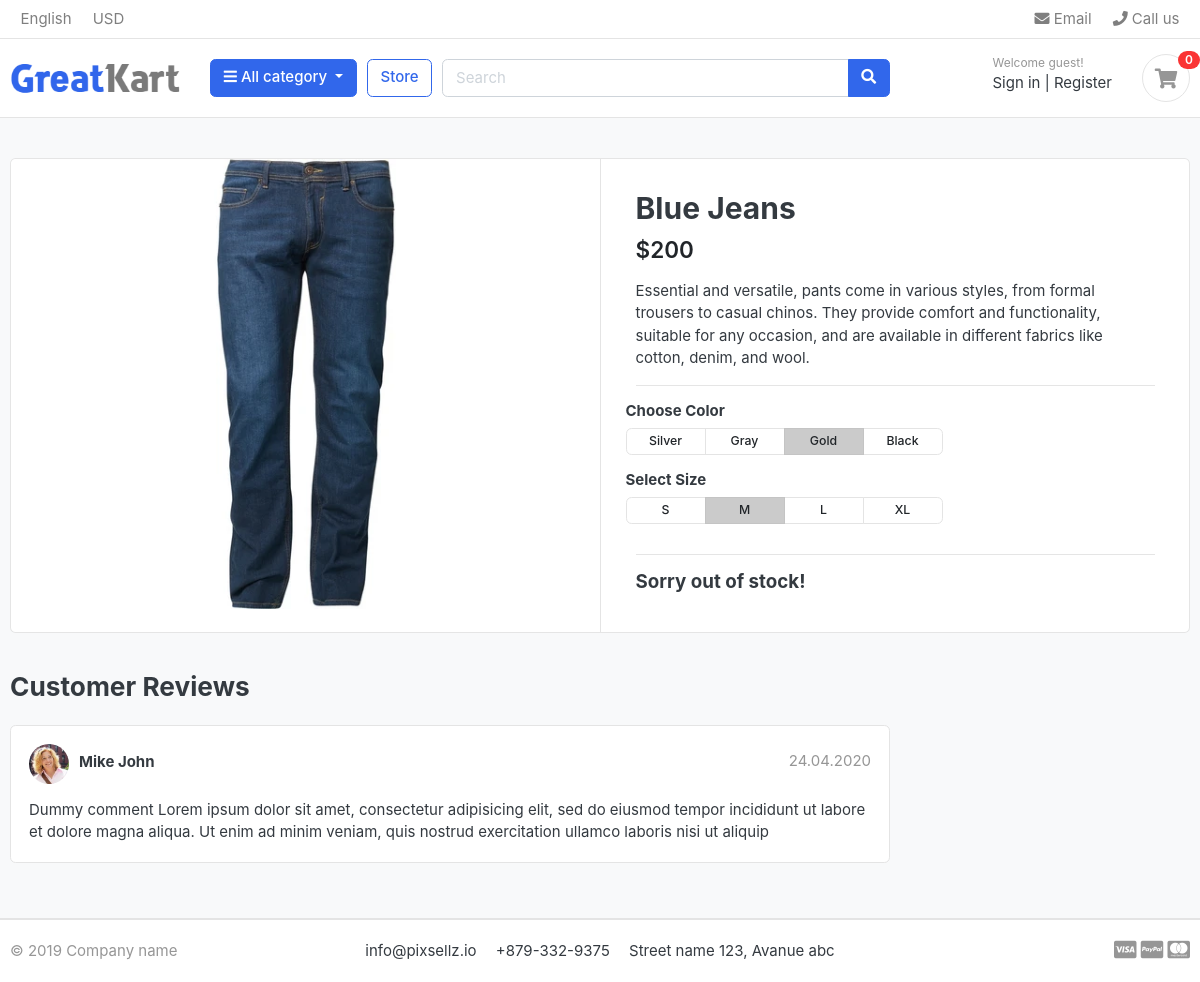
Page /store/jeans/blue-jeans/ on the committed database.
### store/models.py (models this page shows, shortened)
class Product(models.Model):
      product_name   =  models.CharField(max_length=200,unique=True)
      slug           =  models.SlugField(max_length=200,unique=True)
      discription    =  models.CharField(max_length=500,blank=True)
      price          =  models.IntegerField()
      stock          =  models.IntegerField()
      image          =  models.ImageField(upload_to='photos/product')
      is_available   =  models.BooleanField(default=True)
      create_date    =  models.DateTimeField(auto_now_add=True)
      update_date    =  models.DateTimeField(auto_now=True)
      category       = models.ForeignKey(Category,on_delete=models.CASCADE)

### store/views.py (the view)
# urls.py: path('<slug:category_slug>/<slug:product_slug>/',views.product_detail,name='product_detail'),
def product_detail(request,category_slug,product_slug):
      try:
            single_product = Product.objects.get(category__slug=category_slug,slug=product_slug)
            in_cart = CartItem.objects.filter(cart__cart_id=_cart_id(request),product=single_product).exists()
      except Exception as e:
            raise e
      context={
            'single_product':single_product,
            'in_cart':in_cart,
      }
      return render(request,'stores/product_detail.html',context)

### carts/context_procesore.py (called while the page is built)
def counter(request):
     cart_count = 0
     if 'admin' in request.path:
          return {}
     else:
          try:
            cart      = Cart.objects.filter(cart_id=_cart_id(request))
            cart_items = CartItem.objects.all().filter(cart=cart[0:1])
            for cart_item in cart_items:
                 cart_count += cart_item.quantity
          except Cart.DoesNotExist:
            cart_count = 0
          return dict(cart_count=cart_count)

### carts/views.py (called while the page is built)
def _cart_id(request):
      cart = request.session.session_key
      if not cart:
            cart = request.session.create()
      return cart

### category/context_procesore.py (called while the page is built)
def menu_category_link(request):
      links = Category.objects.all()
      return dict(links=links)

### category/models.py (called while the page is built)
    def get_url(self):
        return reverse('products_by_category',args=[self.slug])

### templates/stores/product_detail.html (shortened to what this page needs)
{% extends 'base.html' %}
{% load static %}
{% block content %}
<section class="section-content padding-y bg">
      <div class="container">
      <div class="card">
            <div class="row no-gutters">
                  <aside class="col-md-6">
      <article class="gallery-wrap">
            <div class="img-big-wrap">
               <a href="#"><img src="{{ single_product.image.url }}"></a>
            </div>
      </article>
                  </aside>
                  <main class="col-md-6 border-left">
      <article class="content-body">
      <h2 class="title">{{ single_product.product_name }}</h2>
      <div class="mb-3">
            <var class="price h4">${{ single_product.price }}</var>
      </div>
      <p>{{ single_product.discription }}</p>
      <hr>
            <div class="row">
                  <div class="item-option-select">
                        <h6>Choose Color</h6>
                        <div class="btn-group btn-group-sm btn-group-toggle" data-toggle="buttons">
                          <label class="btn btn-light">
                            <input type="radio" name="radio_color"> Silver
                          </label>
                          <label class="btn btn-light">
                            <input type="radio" name="radio_color" > Gray
                          </label>
                          <label class="btn btn-light active">
                            <input type="radio" name="radio_color checked"> Gold
                          </label>
                          <label class="btn btn-light">
                            <input type="radio" name="radio_color"> Black
                          </label>
                        </div>
                  </div>
            </div>
            <div class="row">
                  <div class="item-option-select">
                        <h6>Select Size</h6>
                        <div class="btn-group btn-group-sm btn-group-toggle" data-toggle="buttons">
                          <label class="btn btn-light">
                            <input type="radio" name="radio_color"> S
                          </label>
                          <label class="btn btn-light active">
                            <input type="radio" name="radio_color" checked> M
                          </label>
                          <label class="btn btn-light">
                            <input type="radio" name="radio_color"> L
                          </label>
                          <label class="btn btn-light">
                            <input type="radio" name="radio_color"> XL
                          </label>
                        </div>
                  </div>
            </div>
            <hr>
            {% if single_product.stock <= 0 %}
            <h5>Sorry out of stock!</h5>
            {% endif %}
      </article>
                  </main>
            </div>
      </div>
      <br>
      <div class="row">
                        <div class="col-md-9">
            <header class="section-heading">
                  <h3>Customer Reviews </h3>
            </header>
            <article class="box mb-3">
                  <div class="icontext w-100">
                        <img src="{% static './images/avatars/avatar1.jpg' %}" class="img-xs icon rounded-circle">
                        <div class="text">
                              <span class="date text-muted float-md-right">24.04.2020 </span>
                              <h6 class="mb-1">Mike John </h6>
                        </div>
                  </div>
                  <div class="mt-3">
                        <p>
                              Dummy comment Lorem ipsum dolor sit amet, consectetur adipisicing elit, sed do eiusmod
                              tempor incididunt ut labore et dolore magna aliqua. Ut enim ad minim veniam,
                              quis nostrud exercitation ullamco laboris nisi ut aliquip
                        </p>
                  </div>
            </article>
            </div>
      </div>
      </div>
      </section>
{% endblock %}

### static/css/ui.css (style rules this page uses)
html { font-family: "Inter", sans-serif; font-size: 15px; }
.content-body { flex: 1 1 auto; padding: 2rem 2.3rem; }
.img-xs, .img-sm, .img-md, .img-lg { -o-object-fit: cover; object-fit: cover; flex-shrink: 0; flex-grow: 0; }
.img-xs { width: 40px; height: 40px; }
.padding-y { padding-top: 40px; padding-bottom: 40px; }
var { font-style: normal; }
article:after, .form-group:after { display: block; clear: both; content: ""; }
.bg { background-color: #f8f9fa; }
.section-heading { margin-bottom: 20px; margin-top: 15px; }
p:last-child { margin-bottom: 0; }
.btn-light { background-color: #fff; border-color: #e4e4e4; }
.icontext { display: inline-flex; align-items: center; vertical-align: middle; }
.icontext .text { width: 100%; line-height: 1.2; }
.icontext .icon { position: relative; margin-right: 10px; flex-shrink: 0; flex-grow: 0; }
.price { font-weight: 600; color: #212529; }
.box { padding: 18px; background: #fff; border-radius: 0.37rem; border: 1px solid #e4e4e4; }
.box img { max-width: 100%; }
.gallery-wrap .img-big-wrap { margin-bottom: 10px; border-radius: 0.37rem; overflow: hidden; background-color: #fff; }
.gallery-wrap .img-big-wrap a { text-align: center; display: block; }
.gallery-wrap .img-big-wrap img { height: 450px; width: auto; display: inline-block; }
.item-option-select { margin-bottom: 1rem; display: inline-block; margin-right: 15px; }
.item-option-select .btn { min-width: 80px; }

### rows in the picture
Product: image (picture), product_name "Blue Jeans", price "200", discription "Essential and versatile, pants come in various styles, from formal trousers to casual chinos. They provide comfort and functionality, suitable for any occasion, and are available in different fabrics like cotton, denim, and wool."

### other values in the picture
{{ cart_count }} "0"
